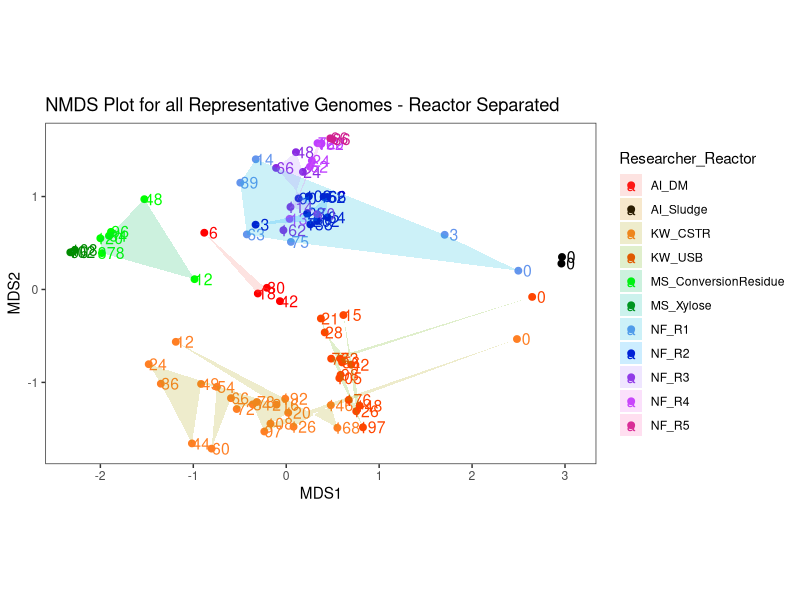
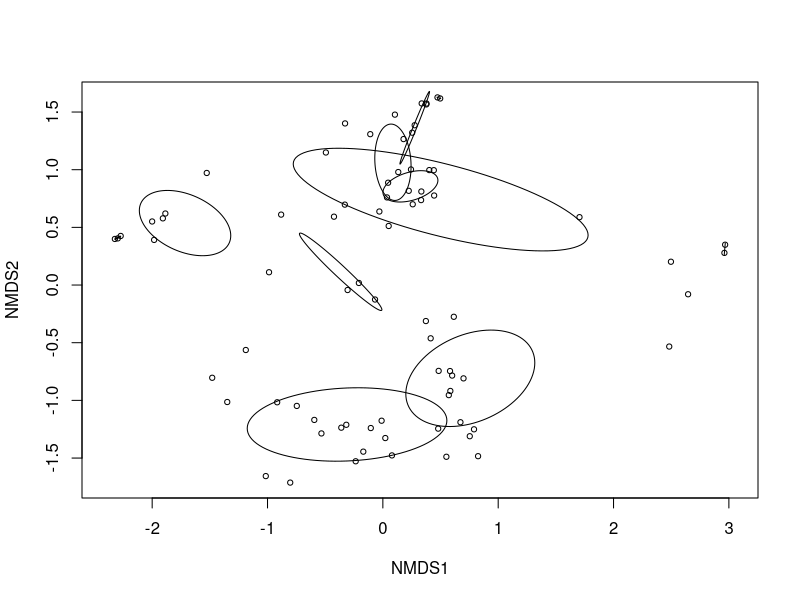

Write the R code that produced these figures, in order.
#plotting NMDS plots for metagenomic data

library(ggplot2)
library(dplyr)
library(cowplot)
library(ggthemes)
library(RColorBrewer)
library(tidyverse)
library(forcats)
library(vegan)

setwd("./example_files")

data <- read.table(file = "rel_abund_allMAGS.txt", header = TRUE, sep = "\t")
data_melt <- reshape::melt(data, id.vars=c("Rel_Abundance"))
write.table(data_melt, file = "rel_abundance_allMAGS_long_from_R.txt", sep = "\t")

#edit file manually in Excel

relData <- read.delim(file = "rel_abundance_allMAGS_long_from_R_for_NMDS.txt", header = TRUE, sep = "\t")
str(relData)
head(relData)
dim(relData)

relData$Researcher <- as.factor(relData$Researcher)
relData$Researcher_Reactor <- as.factor(relData$Researcher_Reactor)
relData$Sample_Name <- as.factor(relData$Sample_Name)
relData$Seq_Tech <- as.factor(relData$Seq_Tech)
relData$MAG_ID <- as.factor(relData$MAG_ID)
str(relData)
head(relData)
dim(relData)

plot_Data <- relData %>%
  select(Researcher, Researcher_Reactor, Sample_Name, Day, Seq_Tech, MAG_ID, Relative_Abundance) %>%
  tidyr::spread(MAG_ID, Relative_Abundance)

dim(plot_Data)

beta_dist <- vegdist(plot_Data[,6:136], index = "bray")
beta_dist

nmds <- metaMDS(beta_dist)
nmds_data <- as.data.frame(nmds$points)
nmds_data$Sample_Name <- plot_Data$Sample_Name
nmds_data <- dplyr::left_join(nmds_data, plot_Data)

ggplot()+
  geom_text(data=nmds_data, aes(x=MDS1,y=MDS2,label=Day,color=Researcher_Reactor), size=4, nudge_x=0.1) +
  geom_point(data=nmds_data, aes(x=MDS1,y=MDS2,color=Researcher_Reactor), size=2) +
  geom_polygon(data=nmds_data, aes(x=MDS1,y=MDS2,fill=Researcher_Reactor, group=Researcher_Reactor), alpha = 0.2) +
  coord_equal() +
  theme_bw() +
  scale_color_manual(values = c("red", "black", "chocolate1", "orangered1",
                                "green", "green4", "cornflowerblue", "mediumblue",
                                "blueviolet", "darkorchid1", "violetred")) +
  labs(title = "NMDS Plot for all Representative Genomes - Reactor Separated") +
  theme(panel.background = element_blank(),
        panel.grid.major = element_blank(),
        panel.grid.minor = element_blank(),
        plot.background = element_blank(),
        plot.title = element_text())

plot(nmds)
ordiellipse(nmds, groups=nmds_data$Researcher_Reactor, kinds = "sd")

#combine plots in illustrator
